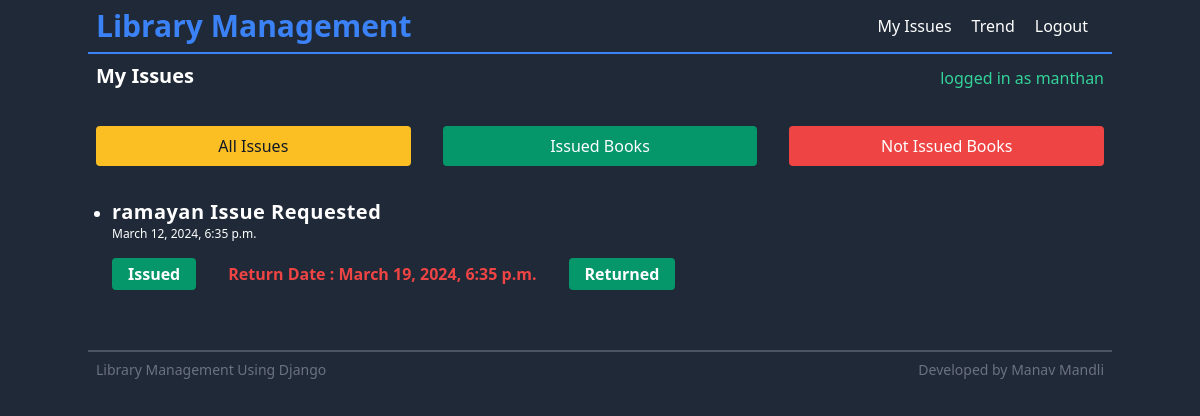
Screenshot of /my-issues/ (signed in) with the database file from the repository.
### library_app/models.py (models this page shows, shortened)
class Transaction(models.Model):
    member = models.ForeignKey(Member, on_delete=models.CASCADE)
    book = models.ForeignKey(Book, on_delete=models.CASCADE)
    created_at = models.DateTimeField(auto_now=True)
    issued = models.BooleanField(default=False)
    issued_at = models.DateTimeField(auto_now=False, null=True, blank=True)
    returned = models.BooleanField(default=False)
    return_date = models.DateTimeField(auto_now=False, auto_created=False, auto_now_add=False, null=True, blank=True)
    charges = models.DecimalField(max_digits=10, decimal_places=2, null=True)

class Book(models.Model):
    name=models.CharField(max_length=350)
    author=models.ForeignKey(Author,on_delete=models.CASCADE)
    image=models.ImageField()
    category=models.CharField(max_length=220)
    quantity = models.PositiveIntegerField(default=0)

### library_app/views.py (the view)
# urls.py: path('my-issues/', myissues, name='my_issues'),
@login_required(login_url='/student/login/')
def myissues(request):
    if Member.objects.filter(member_id=request.user).exists():
        member = Member.objects.get(member_id=request.user)
        if request.GET.get('issued') is not None:
            issues = Transaction.objects.filter(member=member, issued=True, returned=False)
        elif request.GET.get('notissued') is not None:
            issues = Transaction.objects.filter(member=member, issued=False)
        else:
            issues = Transaction.objects.filter(member=member)
        return render(request, 'library/myissues.html', {'issues': issues})
    messages.error(request, 'You are Not a Member!')
    return redirect('/')

### templates/library/myissues.html (shortened to what this page needs)
{% extends 'base.html' %} {% block heading %} My Issues {% endblock heading %}
{% block content %}
<form
  class="flex flex-col sm:flex-row items-center justify-start"
  method="GET"
  action="/my-issues/"
>
  <button
    class="text-gray-900 w-1/2 hover:shadow-md text-md rounded bg-yellow-400 px-4 py-2"
    name="all"
    type="submit"
  >
    All Issues
  </button>
  <button
    class="text-white ml-0 mt-4 w-1/2 sm:mt-0 sm:ml-8 hover:shadow-md text-md rounded bg-green-600 px-4 py-2"
    name="issued"
    type="submit"
  >
    Issued Books
  </button>
  <button
    class="text-white ml-0 w-1/2 mt-4 sm:mt-0 sm:ml-8 hover:shadow-md text-md rounded bg-red-500 px-4 py-2"
    name="notissued"
    type="submit"
  >
    Not Issued Books
  </button>
</form>
<ul class="list-disc px-4 mt-8">
  {% for issue in issues %}
  <li class="">
    <h3 class="text-xl font-semibold tracking-wide">
      {{issue.book.name}} Issue Requested
    </h3>
    <h4 class="text-xs">{{issue.created_at}}</h4>
    <div class="flex flex-row w-2/3 space-x-4 mt-4 mb-8">
      {% if issue.issued %}
      <h5 class="w-xs font-bold rounded bg-green-600 px-4 py-1">Issued</h5>
       <h5 class="w-xs font-bold text-red-500 px-4 py-1">
        Return Date : {{issue.return_date}}
      </h5>
      {% else %}
      <h5 class="w-xs rounded font-bold text-blue-500 px-0 py-0">
        Issue Request Pending
      </h5>
      {% endif %}
      {% if issue.issued and issue.returned %}
      <h5 class="w-xs rounded font-bold bg-green-600 px-4 py-1">Returned</h5>
      {% endif %}
    </div>
  </li>
  {% empty %}
  <h2>Nothing Found</h2>
  {% endfor %}
</ul>
{% endblock %}

### templates/base.html (shortened to what this page needs)
<!DOCTYPE html>
<html lang="en">
  <head>
    <link
      href="https://unpkg.com/tailwindcss@^2/dist/tailwind.min.css"
      rel="stylesheet"
    />
  </head>
  <body class="min-h-screen bg-gray-800 text-white">
    {% include 'nav.html' %}
    <header
      class="flex flex-row justify-between items-end mb-5 md:mx-auto max-w-5xl p-2"
    >
      <h1 class="font-bold text-lg sm:text-xl capitalize">
        {%block heading %}{% endblock heading %}
      </h1>
      {% if user.is_anonymous %}
      <h2 class="text-red-400 sm:pr-5 xl:pr-3">logged out</h2>
      {% else %}
      <h2 class="text-green-400">logged in as {{user}}</h2>
      {% endif %}
    </header>
    <main class="container md:mx-auto max-w-5xl p-2">
      {% block content %}{% endblock content %}
    </main>
    {% include 'footer.html' %}
  </body>
</html>

### rows the page displays
Transaction: book.name "ramayan", created_at "March 12, 2024, 6:35 p.m.", return_date "March 19, 2024, 6:35 p.m.", issued "Returned"

### other values shown
{{ user }} "manthan"
